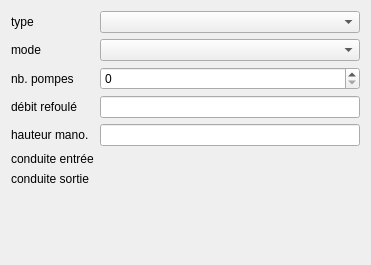
<?xml version="1.0" encoding="UTF-8"?>
<ui version="4.0">
 <class>Form</class>
 <widget class="QWidget" name="Form">
  <property name="geometry">
   <rect>
    <x>0</x>
    <y>0</y>
    <width>371</width>
    <height>265</height>
   </rect>
  </property>
  <property name="windowTitle">
   <string>Form</string>
  </property>
  <layout class="QFormLayout" name="formLayout">
   <property name="fieldGrowthPolicy">
    <enum>QFormLayout::AllNonFixedFieldsGrow</enum>
   </property>
   <item row="0" column="0">
    <widget class="QLabel" name="label_2">
     <property name="text">
      <string>type</string>
     </property>
    </widget>
   </item>
   <item row="0" column="1">
    <widget class="QComboBox" name="fk_pump_type"/>
   </item>
   <item row="5" column="1">
    <widget class="QgsRelationReferenceWidget" name="fk_pipe_in"/>
   </item>
   <item row="6" column="1">
    <widget class="QgsRelationReferenceWidget" name="fk_pipe_out"/>
   </item>
   <item row="5" column="0">
    <widget class="QLabel" name="label">
     <property name="text">
      <string>conduite entrée</string>
     </property>
    </widget>
   </item>
   <item row="6" column="0">
    <widget class="QLabel" name="label_3">
     <property name="text">
      <string>conduite sortie</string>
     </property>
    </widget>
   </item>
   <item row="1" column="1">
    <widget class="QComboBox" name="fk_operating"/>
   </item>
   <item row="1" column="0">
    <widget class="QLabel" name="label_4">
     <property name="text">
      <string>mode</string>
     </property>
    </widget>
   </item>
   <item row="2" column="1">
    <widget class="QSpinBox" name="no_pumps"/>
   </item>
   <item row="2" column="0">
    <widget class="QLabel" name="label_5">
     <property name="text">
      <string>nb. pompes</string>
     </property>
    </widget>
   </item>
   <item row="3" column="1">
    <widget class="QLineEdit" name="rejected_flow"/>
   </item>
   <item row="3" column="0">
    <widget class="QLabel" name="label_6">
     <property name="text">
      <string>débit refoulé</string>
     </property>
    </widget>
   </item>
   <item row="4" column="0">
    <widget class="QLabel" name="label_7">
     <property name="text">
      <string>hauteur mano.</string>
     </property>
    </widget>
   </item>
   <item row="4" column="1">
    <widget class="QLineEdit" name="manometric_height"/>
   </item>
  </layout>
 </widget>
 <customwidgets>
  <customwidget>
   <class>QgsRelationReferenceWidget</class>
   <extends>QWidget</extends>
   <header>qgsrelationreferencewidget.h</header>
  </customwidget>
 </customwidgets>
 <resources/>
 <connections/>
</ui>
